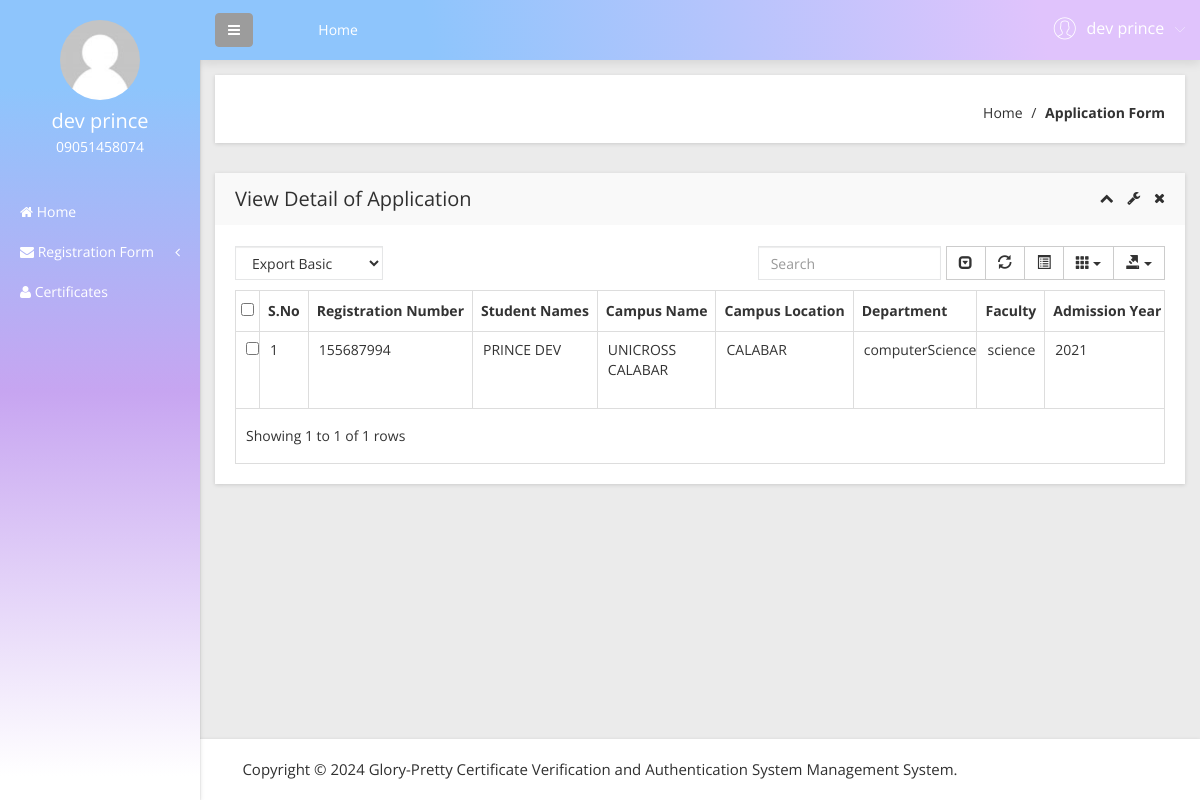
Screenshot of /user/view-birthregform.php (signed in) with the database file from the repository.
### tables this page shows
CREATE TABLE `tbluser` (
    `ID` int(10) NOT NULL,
    `FirstName` varchar(200) DEFAULT NULL,
    `LastName` varchar(200) DEFAULT NULL,
    `mobile` varchar(11) DEFAULT NULL,
    `Address` mediumtext DEFAULT NULL,
    `Password` varchar(200) DEFAULT NULL,
    `RegDate` timestamp NULL DEFAULT current_timestamp(),
    `Email` varchar(120) DEFAULT NULL
);

CREATE TABLE `tblapplication` (
    `ID` int(10) NOT NULL,
    `UserID` int(11) NOT NULL,
    `RegistrationID` int(200) NOT NULL,
    `FullName` varchar(200) NOT NULL,
    `Camname` varchar(200) NOT NULL,
    `Camloc` varchar(200) NOT NULL,
    `Department` varchar(200) NOT NULL,
    `Faculty` varchar(200) NOT NULL,
    `ayr` varchar(200) NOT NULL,
    `gyr` varchar(200) NOT NULL,
    `certificate` varchar(255) NOT NULL,
    `Dateofapply` timestamp NOT NULL DEFAULT current_timestamp(),
    `Remark` varchar(200) NOT NULL,
    `Status` varchar(50) NOT NULL,
    `UpdationDate` timestamp NOT NULL DEFAULT current_timestamp() ON UPDATE current_timestamp()
);

### user/view-birthregform.php (the view, shortened to what this page needs)
<?php
if (strlen($_SESSION['OBCMSuid']==0)) {
  header('location:logout.php');
  } else{
  ?>
<!doctype html>
<html class="no-js" lang="en">
<head>
    <link rel="stylesheet" href="css/bootstrap.min.css">
    <link rel="stylesheet" href="css/font-awesome.min.css">
    <link rel="stylesheet" href="css/adminpro-custon-icon.css">
    <link rel="stylesheet" href="css/meanmenu.min.css">
    <link rel="stylesheet" href="css/jquery.mCustomScrollbar.min.css">
    <link rel="stylesheet" href="css/animate.css">
    <link rel="stylesheet" href="css/data-table/bootstrap-table.css">
    <link rel="stylesheet" href="css/data-table/bootstrap-editable.css">
    <link rel="stylesheet" href="css/normalize.css">
    <link rel="stylesheet" href="css/c3.min.css">
    <link rel="stylesheet" href="style.css">
    <link rel="stylesheet" href="css/responsive.css">
</head>
<body class="materialdesign">
    <div class="wrapper-pro">
      <?php include_once('includes/sidebar.php');?>
        <?php include_once('includes/header.php');?>
            <div class="breadcome-area mg-b-30 small-dn">
                <div class="container-fluid">
                    <div class="row">
                        <div class="col-lg-12">
                            <div class="breadcome-list shadow-reset">
                                <div class="row">
                                    <div class="col-lg-12">
                                        <ul class="breadcome-menu">
                                            <li><a href="dashboard.php">Home</a> <span class="bread-slash">/</span>
                                            </li>
                                            <li><span class="bread-blod">Application Form</span>
                                            </li>
                                        </ul>
                                    </div>
                                </div>
                            </div>
                        </div>
                    </div>
                </div>
            </div>
            <div class="data-table-area mg-b-15">
                <div class="container-fluid">
                    <div class="row">
                        <div class="col-lg-12">
                            <div class="sparkline13-list shadow-reset">
                                <div class="sparkline13-hd">
                                    <div class="main-sparkline13-hd">
                                        <h1>View <span class="table-project-n">Detail of</span> Application</h1>
                                        <div class="sparkline13-outline-icon">
                                            <span class="sparkline13-collapse-link"><i class="fa fa-chevron-up"></i></span>
                                            <span><i class="fa fa-wrench"></i></span>
                                            <span class="sparkline13-collapse-close"><i class="fa fa-times"></i></span>
                                        </div>
                                    </div>
                                </div>
                                <div class="sparkline13-graph">
                                    <div class="datatable-dashv1-list custom-datatable-overright">
                                        <div id="toolbar">
                                            <select class="form-control">
                                                <option value="">Export Basic</option>
                                            </select>
                                        </div>
                                        <table id="table" data-toggle="table" data-pagination="true" data-search="true" data-show-columns="true" data-show-pagination-switch="true" data-show-refresh="true" data-key-events="true" data-show-toggle="true" data-resizable="true" data-cookie="true" data-cookie-id-table="saveId" data-show-export="true" data-click-to-select="true" data-toolbar="#toolbar">
                                            <thead>
                                                <tr>
                                                    <th>S.No</th>
                                                    <th>Registration Number</th>
                                                    <th>Student Names</th>
                                                    <th >Campus Name</th>
                                                    <th >Campus Location</th>
                                                    <th>Department</th>
                                                    <th>Faculty</th>
                                                    <th>Admission Year</th>
                                                </tr>
                                            </thead>
                                            <tbody>
                                              <?php
                                            $uid= $_SESSION['OBCMSuid'];
$sql="SELECT * from tblapplication where UserID=:uid";
$query = $obcms -> prepare($sql);
$query-> bindParam(':uid', $uid, PDO::PARAM_STR);
$query->execute();
$results=$query->fetchAll(PDO::FETCH_OBJ);
$cnt=1;
if($query->rowCount() > 0)
{
foreach($results as $row)
{               ?>
                                                <tr>
                                                    <td><?php echo htmlentities($cnt);?></td>
                                                    <td><?php  echo htmlentities($row->RegistrationID);?></td>
                                                    <td><?php  echo htmlentities($row->FullName);?></td>
                                                    <td><?php  echo htmlentities($row->Camname);?></td>
                                                    <td><?php  echo htmlentities($row->Camloc);?></td>
                                                    <td><?php  echo htmlentities($row->Department);?></td>
                                                    <td><?php  echo htmlentities($row->Faculty);?></td>
                                                    <td><?php  echo htmlentities($row->ayr);?></td>
                                                </tr>
                                             <?php $cnt=$cnt+1;}} ?>
                                            </tbody>
                                        </table>
                                    </div>
                                </div>
                            </div>
                        </div>
                    </div>
                </div>
            </div>
        </div>
    </div>
  <?php include_once('includes/footer.php');?>
</body>
</html><?php }  ?>

### user/includes/sidebar.php (shortened to what this page needs)
<?php
include('includes/dbconnection.php');
if (strlen($_SESSION['OBCMSuid']==0)) {
  header('location:logout.php');
  } else{
  ?>
  <div class="left-sidebar-pro">
            <nav id="sidebar">
                <div class="sidebar-header">
                     <?php
$uid=$_SESSION['OBCMSuid'];
$sql="SELECT firstname,lastname,mobile from  tbluser where ID=:uid";
$query = $obcms -> prepare($sql);
$query->bindParam(':uid',$uid,PDO::PARAM_STR);
$query->execute();
$results=$query->fetchAll(PDO::FETCH_OBJ);
$cnt=1;
if($query->rowCount() > 0)
{
foreach($results as $row)
{               ?>
                    <a href="#"><img src="img/message/avatar.jpg" alt="" />
                    </a>
                    <h3><?php  echo $row->firstname ;?>  <?php  echo $row->lastname ;?></h3>
                    <p><?php  echo $row->mobile;?></p><?php $cnt=$cnt+1;}} ?>
                </div>
                <div class="left-custom-menu-adp-wrap">
                    <ul class="nav navbar-nav left-sidebar-menu-pro">
                        <li class="nav-item">
                            <a href="dashboard.php" role="button" aria-expanded="false"><i class="fa big-icon fa-home"></i> <span class="mini-dn">Home</span> </a>
                        </li>
                        <li class="nav-item"><a href="#" data-toggle="dropdown" role="button" aria-expanded="false" class="nav-link dropdown-toggle"><i class="fa big-icon fa-envelope"></i> <span class="mini-dn">Registration Form</span> <span class="indicator-right-menu mini-dn"><i class="fa indicator-mn fa-angle-left"></i></span></a>
                        </li>
                       <li class="nav-item">
                            <a href="certificates-list.php" role="button" aria-expanded="false"><i class="fa big-icon fa-user"></i> <span class="mini-dn">Certificates</span> </a>
                        </li>
                    </ul>
                </div>
            </nav>
        </div><?php }  ?>

### user/includes/header.php (shortened to what this page needs)
<?php
if (strlen($_SESSION['OBCMSuid']==0)) {
  header('location:logout.php');
  } else{
  ?>
  <!doctype html>
<html class="no-js" lang="en">
<head>
    <link rel="stylesheet" href="css/bootstrap.min.css">
    <link rel="stylesheet" href="css/font-awesome.min.css">
    <link rel="stylesheet" href="css/adminpro-custon-icon.css">
    <link rel="stylesheet" href="css/meanmenu.min.css">
    <link rel="stylesheet" href="css/jquery.mCustomScrollbar.min.css">
    <link rel="stylesheet" href="css/animate.css">
    <link rel="stylesheet" href="css/jvectormap/jquery-jvectormap-2.0.3.css">
    <link rel="stylesheet" href="css/data-table/bootstrap-table.css">
    <link rel="stylesheet" href="css/data-table/bootstrap-editable.css">
    <link rel="stylesheet" href="css/normalize.css">
    <link rel="stylesheet" href="css/c3.min.css">
    <link rel="stylesheet" href="style.css">
    <link rel="stylesheet" href="css/responsive.css">
</head>
<body class="materialdesign">
 <div class="content-inner-all">
            <div class="header-top-area">
                <div class="fixed-header-top">
                    <div class="container-fluid">
                        <div class="row">
                            <div class="col-lg-1 col-md-6 col-sm-6 col-xs-12">
                                <button type="button" id="sidebarCollapse" class="btn bar-button-pro header-drl-controller-btn btn-info navbar-btn">
                                    <i class="fa fa-bars"></i>
                                </button>
                            </div>
                            <div class="col-lg-6 col-md-1 col-sm-1 col-xs-12">
                                <div class="header-top-menu tabl-d-n">
                                    <ul class="nav navbar-nav mai-top-nav">
                                        <li class="nav-item"><a href="dashboard.php" class="nav-link">Home</a>
                                        </li>
                                    </ul>
                                </div>
                            </div>
                            <div class="col-lg-5 col-md-5 col-sm-6 col-xs-12">
                                <div class="header-right-info">
                                    <ul class="nav navbar-nav mai-top-nav header-right-menu">
                                <?php
$uid=$_SESSION['OBCMSuid'];
$sql="SELECT * From  tbluser where id=:uid";
$query = $obcms -> prepare($sql);
$query->bindParam(':uid',$uid,PDO::PARAM_STR);
$query->execute();
$results=$query->fetchAll(PDO::FETCH_OBJ);
$cnt=1;
if($query->rowCount() > 0)
{
foreach($results as $row)
{               ?>
                                        <li class="nav-item">
                                            <a href="#" data-toggle="dropdown" role="button" aria-expanded="false" class="nav-link dropdown-toggle">
                                                <span class="adminpro-icon adminpro-user-rounded header-riht-inf"></span>
                                                 <span class="admin-name"><?php  echo $row->FirstName;?>  <?php  echo $row->LastName;?> </span>
                                                <span class="author-project-icon adminpro-icon adminpro-down-arrow"></span><?php $cnt=$cnt+1;}} ?>
                                            </a>
                                        </li>
                                    </ul>
                                </div>
                            </div>
                        </div>
                    </div>
                </div>
            </div><?php }  ?>

### rows the page displays
tbluser: FirstName "dev", LastName "prince", mobile "09051458074"
tblapplication: RegistrationID "155687994", FullName "PRINCE DEV", Camname "UNICROSS CALABAR", Camloc "CALABAR", Department "computerScience", Faculty "science", ayr "2021"
